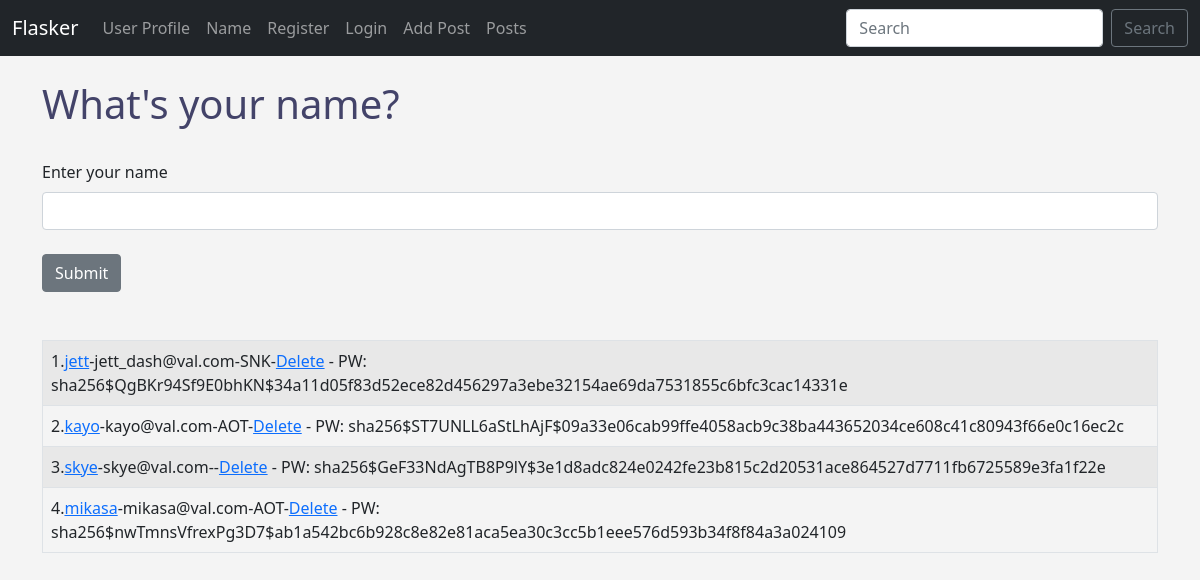
Page /name on the committed database.
### app.py (models this page shows, shortened)
class Users(db.Model, UserMixin):
    id = db.Column(db.Integer, primary_key=True)
    name = db.Column(db.String(200), nullable=False)
    email = db.Column(db.String(200), nullable=False, unique=True)
    favorite_anime = db.Column(db.String(120))
    date_added = db.Column(db.DateTime, default=datetime.utcnow)
    profile_pic = db.Column(db.String(), nullable=True)
    password_hash = db.Column(db.String(128))
    posts = db.relationship('Posts', backref='poster')
    @property
    def password(self):
        raise AttributeError('password is not a readable attribute')

### app.py (the view)
@app.route('/name', methods=["GET", "POST"])
def namepage():
    name = None
    form = NamerForm()
    if form.validate_on_submit():
        name = form.name.data
        form.name.data = ''
        flash("Name submitted successfully!")
    our_users = Users.query.order_by(Users.date_added)
    return render_template("namepage.html", name=name, form=form, our_users=our_users, id=id)

### forms.py
class NamerForm(FlaskForm):
    name = StringField("Enter your name", validators=[DataRequired()])
    submit = SubmitField("Submit")

class SearchForm(FlaskForm):
    searched = StringField("Searched", validators=[DataRequired()])
    submit = SubmitField("Submit")

### app.py (called while the page is built)
@app.context_processor
def base():
    form = SearchForm()
    return dict(form=form)

### templates/namepage.html (shortened to what this page needs)
{% extends 'base.html' %}
{% block content %}
{% if name %}
<h1>Hello {{ name }}</h1>
<br />
<img src="{{ url_for('static', filename = 'images/eren.jpg') }}" width="500">
<br /><br />
<p id="demo">Eren Jaeger </p>
<script src="{{url_for('static', filename='js/myfile.js')}}"></script>
{% else %}
<h1>What's your name?</h1>
<br />
<form method="POST">
    {{ form.name.label(class="form-label") }}
    {{ form.name(class="form-control") }}
    <br />
    {{ form.submit(class="btn btn-secondary") }}
</form>
{% endif %}
<br /><br />
<table class="table table-hover table-bordered table-striped">
    {% for our_user in our_users %}
    <tr>
        <td>{{ our_user.id }}.<a href="{{ url_for('update', id=our_user.id) }}">{{ our_user.name }}</a>-{{
            our_user.email }}-{{
            our_user.favorite_anime }}-<a href="{{ url_for('delete', id=our_user.id)}}">Delete</a> - PW: {{
            our_user.password_hash }}</td>
    </tr>
    {% endfor %}
</table>
{% endblock %}

### static/css/style.css (style rules this page uses)
h1 { color: rgb(67, 67, 105); font-size: 40px; }
body { background: #f4f4f4; }

### rows in the picture
Users: id "1", name "jett", email "jett_dash@val.com", favorite_anime "SNK", password_hash "sha256$QgBKr94Sf9E0bhKN$34a11d05f83d52ece82d456297a3ebe32154ae69da7531855c6bfc3cac14331e"
Users: id "2", name "kayo", email "kayo@val.com", favorite_anime "AOT", password_hash "sha256$ST7UNLL6aStLhAjF$09a33e06cab99ffe4058acb9c38ba443652034ce608c41c80943f66e0c16ec2c"
Users: id "3", name "skye", email "skye@val.com", password_hash "sha256$GeF33NdAgTB8P9lY$3e1d8adc824e0242fe23b815c2d20531ace864527d7711fb6725589e3fa1f22e"
Users: id "4", name "mikasa", email "mikasa@val.com", favorite_anime "AOT", password_hash "sha256$nwTmnsVfrexPg3D7$ab1a542bc6b928c8e82e81aca5ea30c3cc5b1eee576d593b34f8f84a3a024109"
